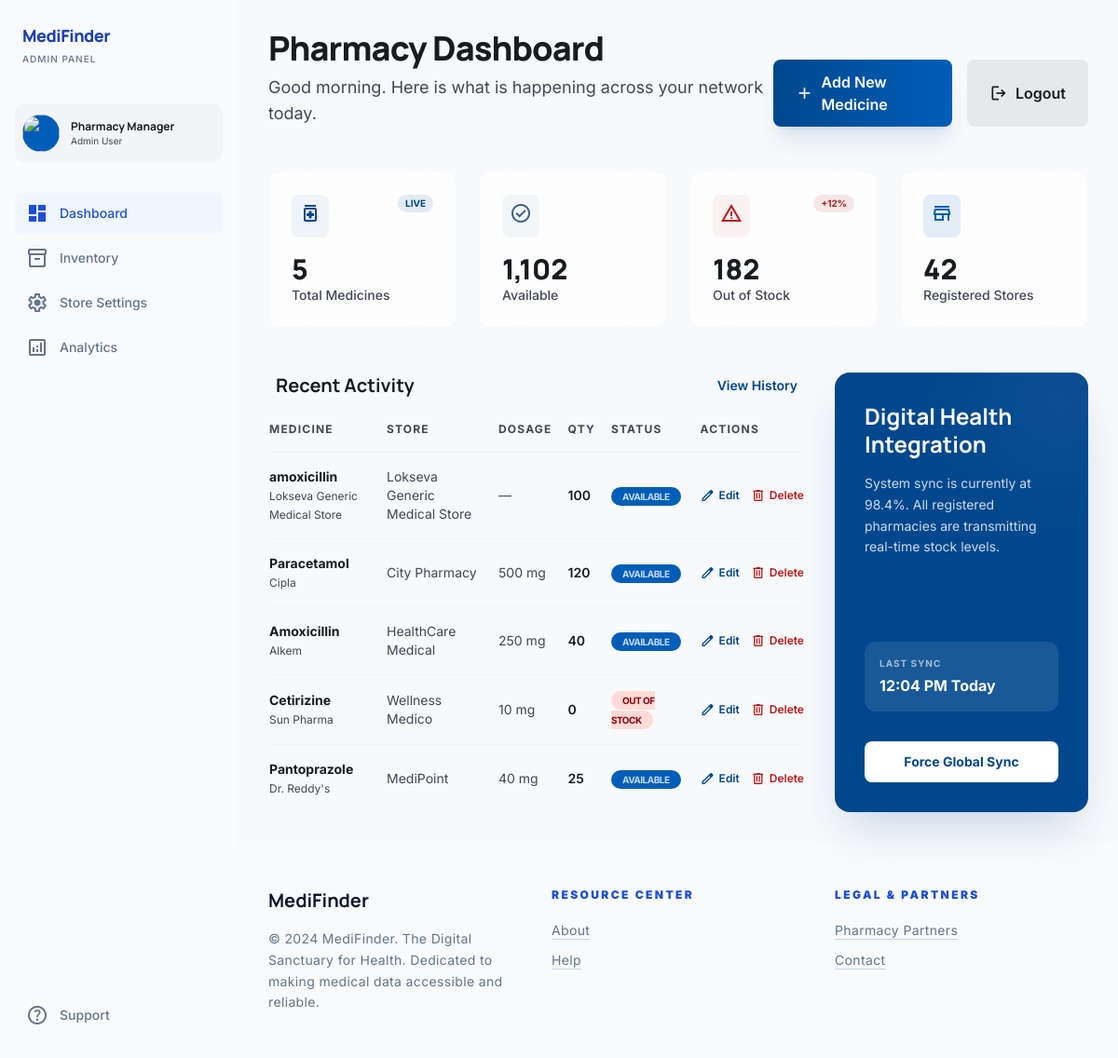
Screenshot of /admin/dashboard (signed in) with the database file from the repository.
### tables this page shows
CREATE TABLE medicines (
        id INTEGER PRIMARY KEY AUTOINCREMENT,
        medicine_name TEXT NOT NULL,
        company_name TEXT,
        dosage TEXT,
        store_name TEXT NOT NULL,
        contact TEXT,
        address TEXT,
        stock_status TEXT NOT NULL,
        quantity INTEGER DEFAULT 0,
        updated_at TEXT NOT NULL
    );

### app.py (the view)
@app.route("/admin/dashboard")
@admin_required
def admin_dashboard():
    conn = get_db_connection()
    medicines = conn.execute("SELECT * FROM medicines ORDER BY updated_at DESC").fetchall()
    conn.close()
    return render_template("admin_dashboard.html", medicines=medicines)

### app.py (called while the page is built)
def get_db_connection():
    conn = sqlite3.connect(DB_PATH)
    conn.row_factory = sqlite3.Row
    return conn

@app.before_request
def ensure_db():
    if not os.path.exists(DB_PATH):
        init_db()

def admin_required(view_func):
    from functools import wraps
    @wraps(view_func)
    def wrapper(*args, **kwargs):
        if session.get("role") != "admin":
            flash("Please login as admin first.", "warning")
            return redirect(url_for("admin_login"))
        return view_func(*args, **kwargs)
    return wrapper

### templates/admin_dashboard.html (shortened to what this page needs)
<!DOCTYPE html>
<html class="light" lang="en"><head>
<script src="https://cdn.tailwindcss.com?plugins=forms,container-queries"></script>
<script id="tailwind-config">
      tailwind.config = {
        darkMode: "class",
        theme: {
          extend: {
            colors: {
              "on-tertiary-container": "#ffcfb9",
              "primary": "#00478d",
              "surface-container-high": "#e6e8ea",
              "surface-container-highest": "#e0e3e5",
              "on-secondary-fixed-variant": "#22496d",
              "inverse-on-surface": "#eff1f3",
              "on-secondary": "#ffffff",
              "surface-bright": "#f7f9fb",
              "surface-container-low": "#f2f4f6",
              "secondary-fixed": "#d0e4ff",
              "on-background": "#191c1e",
              "outline": "#727783",
              "surface-container-lowest": "#ffffff",
              "surface-dim": "#d8dadc",
              "surface-variant": "#e0e3e5",
              "tertiary-fixed-dim": "#ffb691",
              "tertiary-container": "#9f4300",
              "on-primary-fixed": "#001b3d",
              "primary-fixed": "#d6e3ff",
              "secondary-fixed-dim": "#a5caf4",
              "tertiary-fixed": "#ffdbcb",
              "on-secondary-container": "#355b7f",
              "background": "#f7f9fb",
              "on-tertiary": "#ffffff",
              "on-tertiary-fixed-variant": "#793100",
              "on-error": "#ffffff",
              "on-primary": "#ffffff",
              "primary-container": "#005eb8",
              "secondary": "#3c6186",
              "on-surface-variant": "#424752",
              "inverse-surface": "#2d3133",
              "surface-tint": "#005db6",
              "inverse-primary": "#a9c7ff",
              "on-primary-fixed-variant": "#00468c",
              "on-surface": "#191c1e",
              "secondary-container": "#add2fd",
              "outline-variant": "#c2c6d4",
              "on-error-container": "#93000a",
              "surface": "#f7f9fb",
              "on-tertiary-fixed": "#341100",
              "primary-fixed-dim": "#a9c7ff",
              "surface-container": "#eceef0",
              "tertiary": "#793100",
              "error-container": "#ffdad6",
              "on-primary-container": "#c8daff",
              "error": "#ba1a1a",
              "on-secondary-fixed": "#001d34"
            },
            fontFamily: {
              "headline": ["Manrope"],
              "body": ["Inter"],
              "label": ["Inter"]
            },
            borderRadius: {"DEFAULT": "0.25rem", "lg": "0.5rem", "xl": "0.75rem", "full": "9999px"},
          },
        },
      }
    </script>
</head>
<body class="bg-surface font-body text-on-surface antialiased">
<div class="flex min-h-screen">
<aside class="bg-slate-50 dark:bg-slate-950 h-screen w-64 border-r border-slate-200/20 fixed left-0 top-0 z-40">
<div class="flex flex-col h-full py-6 px-4">
<div class="mb-10 px-2">
<span class="text-lg font-black text-blue-800 dark:text-blue-200 font-headline tracking-tight">MediFinder</span>
<p class="text-[10px] text-slate-500 font-medium tracking-widest uppercase mt-1">Admin Panel</p>
</div>
<div class="flex items-center gap-3 px-2 mb-8 bg-surface-container-low p-3 rounded-xl">
<div class="w-10 h-10 rounded-full bg-primary-container flex items-center justify-center overflow-hidden">
<img class="w-full h-full object-cover" data-alt="professional portrait of a hospital administrator in a clinical setting with warm lighting" src="https://lh3.googleusercontent.com/aida-public/AB6AXuDba8XO1yK7b_knm7m6a31tetRKuAIsVxZj2N4itTBGXWAKsxlK6ccXN8h9bS7_EFqbcd1Y98fnX8cRQwoA55DNZwnLcp95dyRQYIiP8ksyfBOBEdOti2A0BaHwq8BK0MqCYGYhuCIby_yhjMFzG_7P5mfthf6B6DzjQbaFr0PUrLQiiteZaczjMYQ5crurbRjjS-gq1N3PG7BWBbmqXjdCaOV8C31nwdjotieuqgBVAZRDwOyyYRSkgJ_JJy94t2MrpUUp4jqtMqI"/>
</div>
<div>
<p class="text-xs font-bold font-headline text-on-surface">Pharmacy Manager</p>
<p class="text-[10px] text-on-surface-variant">Admin User</p>
</div>
</div>
<nav class="space-y-1 flex-1">
<a class="bg-blue-50 dark:bg-blue-900/30 text-blue-700 dark:text-blue-300 rounded-lg flex items-center gap-3 px-3 py-2.5 transition-all duration-200 ease-in-out group" href="{{ url_for('admin_dashboard') }}">
<span class="material-symbols-outlined active-pill" data-icon="dashboard">dashboard</span>
<span class="text-sm font-medium font-label">Dashboard</span>
</a>
<a class="text-slate-500 dark:text-slate-400 hover:text-blue-600 hover:bg-blue-50/50 dark:hover:bg-blue-900/20 flex items-center gap-3 px-3 py-2.5 transition-all duration-200 ease-in-out rounded-lg group" href="{{ url_for('add_medicine') }}">
<span class="material-symbols-outlined" data-icon="inventory_2">inventory_2</span>
<span class="text-sm font-medium font-label">Inventory</span>
</a>
<a class="text-slate-500 dark:text-slate-400 hover:text-blue-600 hover:bg-blue-50/50 dark:hover:bg-blue-900/20 flex items-center gap-3 px-3 py-2.5 transition-all duration-200 ease-in-out rounded-lg group" href="#">
<span class="material-symbols-outlined" data-icon="settings">settings</span>
<span class="text-sm font-medium font-label">Store Settings</span>
</a>
<a class="text-slate-500 dark:text-slate-400 hover:text-blue-600 hover:bg-blue-50/50 dark:hover:bg-blue-900/20 flex items-center gap-3 px-3 py-2.5 transition-all duration-200 ease-in-out rounded-lg group" href="#">
<span class="material-symbols-outlined" data-icon="analytics">analytics</span>
<span class="text-sm font-medium font-label">Analytics</span>
</a>
</nav>
<div class="mt-auto pt-6 border-t border-slate-200/10">
<a class="text-slate-500 dark:text-slate-400 hover:text-blue-600 hover:bg-blue-50/50 dark:hover:bg-blue-900/20 flex items-center gap-3 px-3 py-2.5 transition-all duration-200 ease-in-out rounded-lg group" href="{{ url_for('help_page') }}">
<span class="material-symbols-outlined" data-icon="help">help</span>
<span class="text-sm font-medium font-label">Support</span>
</a>
</div>
</div>
</aside>
<main class="flex-1 ml-64 min-h-screen flex flex-col">
<div class="p-8 space-y-12 flex-1">
<header class="flex justify-between items-end">
<div>
<h1 class="text-4xl font-extrabold font-headline tracking-tight text-on-surface">Pharmacy Dashboard</h1>
<p class="text-on-surface-variant mt-2 text-lg">Good morning. Here is what is happening across your network today.</p>
</div>
<div class="flex gap-4">
<a href="{{ url_for('add_medicine') }}" class="bg-gradient-to-r from-primary to-primary-container text-on-primary font-semibold px-6 py-3 rounded-lg shadow-xl shadow-primary/10 hover:opacity-90 transition-all flex items-center gap-2">
<span class="material-symbols-outlined text-xl" data-icon="add">add</span>
                            Add New Medicine
                        </a>
<a href="{{ url_for('admin_logout') }}" class="bg-surface-container-high text-on-surface font-semibold px-6 py-3 rounded-lg hover:bg-surface-container-highest transition-colors flex items-center gap-2">
<span class="material-symbols-outlined text-xl">logout</span>
                            Logout
                        </a>
</div>
</header>
<section class="grid grid-cols-4 gap-6">
<div class="surface-container-lowest glass-module p-6 rounded-xl border border-outline-variant/10">
<div class="flex justify-between items-start mb-4">
<div class="p-2 bg-primary/5 rounded-lg">
<span class="material-symbols-outlined text-primary" data-icon="medication">medication</span>
</div>
<span class="text-[10px] font-bold text-primary bg-primary/10 px-2 py-0.5 rounded-full">LIVE</span>
</div>
<p class="text-3xl font-black font-headline text-on-surface">{{ medicines|length }}</p>
<p class="text-on-surface-variant text-sm font-medium">Total Medicines</p>
</div>
<div class="surface-container-lowest glass-module p-6 rounded-xl border border-outline-variant/10">
<div class="flex justify-between items-start mb-4">
<div class="p-2 bg-secondary/5 rounded-lg">
<span class="material-symbols-outlined text-secondary" data-icon="check_circle">check_circle</span>
</div>
</div>
<p class="text-3xl font-black font-headline text-on-surface">1,102</p>
<p class="text-on-surface-variant text-sm font-medium">Available</p>
</div>
<div class="surface-container-lowest glass-module p-6 rounded-xl border border-outline-variant/10">
<div class="flex justify-between items-start mb-4">
<div class="p-2 bg-error/5 rounded-lg">
<span class="material-symbols-outlined text-error" data-icon="warning">warning</span>
</div>
<span class="text-[10px] font-bold text-error bg-error/10 px-2 py-0.5 rounded-full">+12%</span>
</div>
<p class="text-3xl font-black font-headline text-on-surface">182</p>
<p class="text-on-surface-variant text-sm font-medium">Out of Stock</p>
</div>
<div class="surface-container-lowest glass-module p-6 rounded-xl border border-outline-variant/10">
<div class="flex justify-between items-start mb-4">
<div class="p-2 bg-primary-container/10 rounded-lg">
<span class="material-symbols-outlined text-primary-container" data-icon="store">store</span>
</div>
</div>
<p class="text-3xl font-black font-headline text-on-surface">42</p>
<p class="text-on-surface-variant text-sm font-medium">Registered Stores</p>
</div>
</section>
<section class="grid grid-cols-12 gap-8">
<div class="col-span-8">
<div class="flex justify-between items-center mb-6 px-2">
<h2 class="text-xl font-bold font-headline">Recent Activity</h2>
<button class="text-primary text-sm font-semibold hover:underline decoration-primary/30 underline-offset-4">View History</button>
</div>
<div class="overflow-x-auto">
<table class="w-full text-sm">
<thead>
<tr class="text-left text-xs font-bold uppercase tracking-widest text-on-surface-variant border-b border-outline-variant/10">
<th class="pb-4 pr-4">Medicine</th>
<th class="pb-4 pr-4">Store</th>
<th class="pb-4 pr-4">Dosage</th>
<th class="pb-4 pr-4">Qty</th>
<th class="pb-4 pr-4">Status</th>
<th class="pb-4">Actions</th>
</tr>
</thead>
<tbody class="divide-y divide-outline-variant/10">
{% for med in medicines %}
<tr class="hover:bg-surface-container-low transition-colors">
<td class="py-4 pr-4 font-bold text-on-surface">{{ med['medicine_name'] }}<br><span class="text-xs font-normal text-on-surface-variant">{{ med['company_name'] or '—' }}</span></td>
<td class="py-4 pr-4 text-on-surface-variant">{{ med['store_name'] }}</td>
<td class="py-4 pr-4 text-on-surface-variant">{{ med['dosage'] or '—' }}</td>
<td class="py-4 pr-4 font-semibold">{{ med['quantity'] }}</td>
<td class="py-4 pr-4">
{% if med['stock_status'] == 'Available' %}
<span class="px-3 py-1 bg-primary-container text-on-primary-container text-[10px] font-bold rounded-full uppercase tracking-tighter">Available</span>
{% else %}
<span class="px-3 py-1 bg-error-container text-on-error-container text-[10px] font-bold rounded-full uppercase tracking-tighter">Out of Stock</span>
{% endif %}
</td>
<td class="py-4">
<div class="flex items-center gap-3">
<a href="{{ url_for('edit_medicine', medicine_id=med['id']) }}" class="text-primary hover:text-primary-container font-semibold text-xs flex items-center gap-1 transition-colors">
<span class="material-symbols-outlined text-[16px]">edit</span> Edit
</a>
<a href="{{ url_for('delete_medicine', medicine_id=med['id']) }}" onclick="return confirm('Delete this medicine?')" class="text-error hover:text-error-container font-semibold text-xs flex items-center gap-1 transition-colors">
<span class="material-symbols-outlined text-[16px]">delete</span> Delete
</a>
</div>
</td>
</tr>
{% else %}
<tr><td colspan="6" class="py-12 text-center text-on-surface-variant">No medicines found. <a href="{{ url_for('add_medicine') }}" class="text-primary font-bold hover:underline">Add one now →</a></td></tr>
{% endfor %}
</tbody>
</table>
</div>
</div>
<div class="col-span-4 space-y-6">
<div class="bg-primary text-on-primary p-8 rounded-2xl relative overflow-hidden shadow-2xl shadow-primary/20 h-full flex flex-col">
<div class="absolute -right-8 -top-8 w-32 h-32 bg-white/10 rounded-full blur-3xl"></div>
<h3 class="text-2xl font-bold font-headline mb-4 relative z-10 leading-tight">Digital Health Integration</h3>
<p class="text-on-primary/80 text-sm mb-8 flex-1 leading-relaxed">System sync is currently at 98.4%. All registered pharmacies are transmitting real-time stock levels.</p>
<div class="space-y-4 mb-8">
<div class="bg-white/10 p-4 rounded-xl backdrop-blur-md">
<p class="text-[10px] font-bold uppercase tracking-widest text-white/60 mb-1">Last Sync</p>
<p class="font-bold">12:04 PM Today</p>
</div>
</div>
<button class="bg-white text-primary font-bold py-3 px-6 rounded-lg text-sm hover:scale-[1.02] transition-transform duration-200">
                                Force Global Sync
                            </button>
</div>
</div>
</section>
</div>
<footer class="bg-slate-50 dark:bg-slate-950 w-full py-12 px-8 border-t border-slate-200/10">
<div class="grid grid-cols-1 md:grid-cols-3 gap-8 max-w-7xl mx-auto">
<div>
<span class="text-xl font-bold text-slate-900 dark:text-white font-headline">MediFinder</span>
<p class="mt-4 text-slate-500 hover:text-blue-500 text-sm tracking-wide leading-relaxed">
                            © 2024 MediFinder. The Digital Sanctuary for Health. Dedicated to making medical data accessible and reliable.
                        </p>
</div>
<div class="flex flex-col gap-3">
<h5 class="text-xs font-black uppercase tracking-[0.2em] text-blue-700 dark:text-blue-400 mb-2">Resource Center</h5>
<a class="text-slate-500 hover:text-blue-500 text-sm tracking-wide transition-opacity duration-300 underline decoration-blue-500/30 underline-offset-4" href="{{ url_for('about') }}">About</a>
<a class="text-slate-500 hover:text-blue-500 text-sm tracking-wide transition-opacity duration-300 underline decoration-blue-500/30 underline-offset-4" href="{{ url_for('help_page') }}">Help</a>
</div>
<div class="flex flex-col gap-3">
<h5 class="text-xs font-black uppercase tracking-[0.2em] text-blue-700 dark:text-blue-400 mb-2">Legal &amp; Partners</h5>
<a class="text-slate-500 hover:text-blue-500 text-sm tracking-wide transition-opacity duration-300 underline decoration-blue-500/30 underline-offset-4" href="#">Pharmacy Partners</a>
<a class="text-slate-500 hover:text-blue-500 text-sm tracking-wide transition-opacity duration-300 underline decoration-blue-500/30 underline-offset-4" href="#">Contact</a>
</div>
</div>
</footer>
</main>
</div>
</body></html>

### templates/admin_dashboard.html (style rules this page uses)
.glass-module { background: rgba(255, 255, 255, 0.7); backdrop-filter: blur(20px); -webkit-backdrop-filter: blur(20px); }
.material-symbols-outlined { font-variation-settings: 'FILL' 0, 'wght' 400, 'GRAD' 0, 'opsz' 24; }
.active-pill { font-variation-settings: 'FILL' 1; }

### rows the page displays
medicines: medicine_name "amoxicillin", company_name "Lokseva Generic Medical Store", store_name "Lokseva Generic Medical Store", dosage "—", quantity "100", stock_status "AVAILABLE"
medicines: medicine_name "Paracetamol", company_name "Cipla", store_name "City Pharmacy", dosage "500 mg", quantity "120", stock_status "AVAILABLE"
medicines: medicine_name "Amoxicillin", company_name "Alkem", store_name "HealthCare Medical", dosage "250 mg", quantity "40", stock_status "AVAILABLE"
medicines: medicine_name "Cetirizine", company_name "Sun Pharma", store_name "Wellness Medico", dosage "10 mg", quantity "0", stock_status "OUT OF STOCK"
medicines: medicine_name "Pantoprazole", company_name "Dr. Reddy's", store_name "MediPoint", dosage "40 mg", quantity "25", stock_status "AVAILABLE"

### other values shown
{{ medicines|length }} "5"
